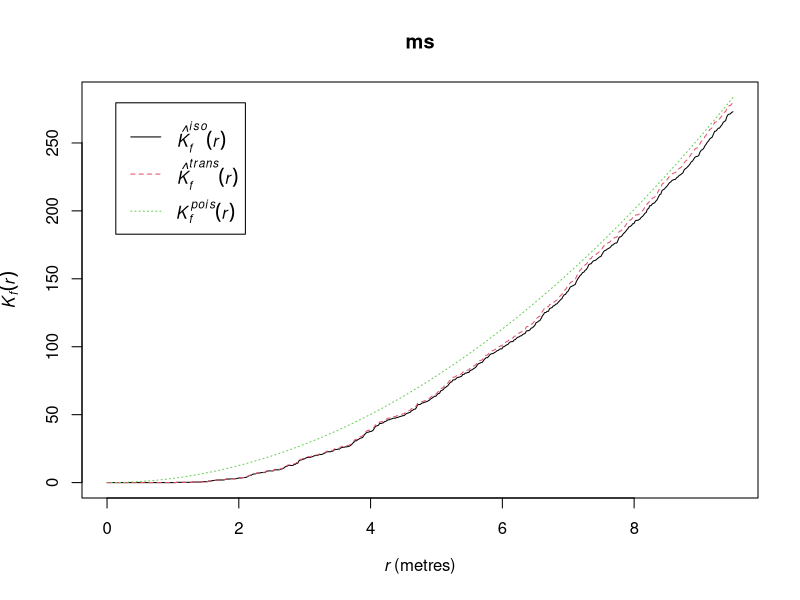
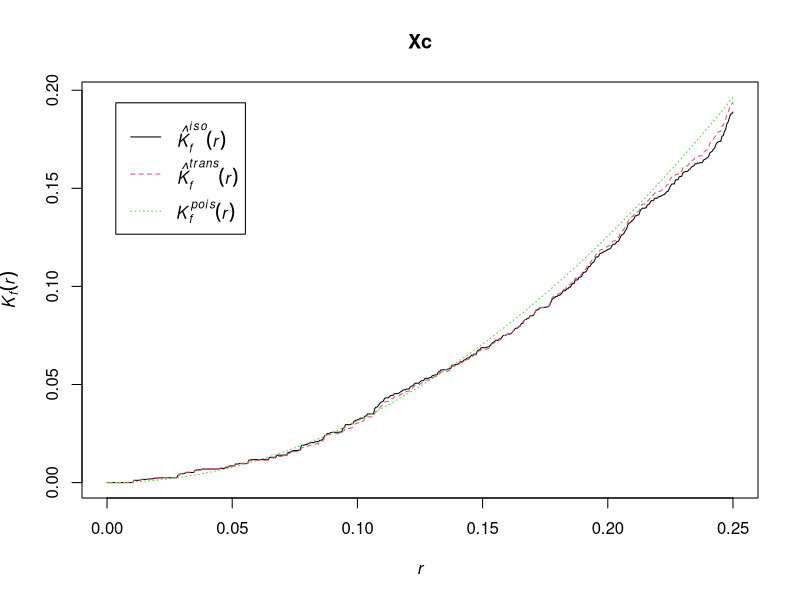
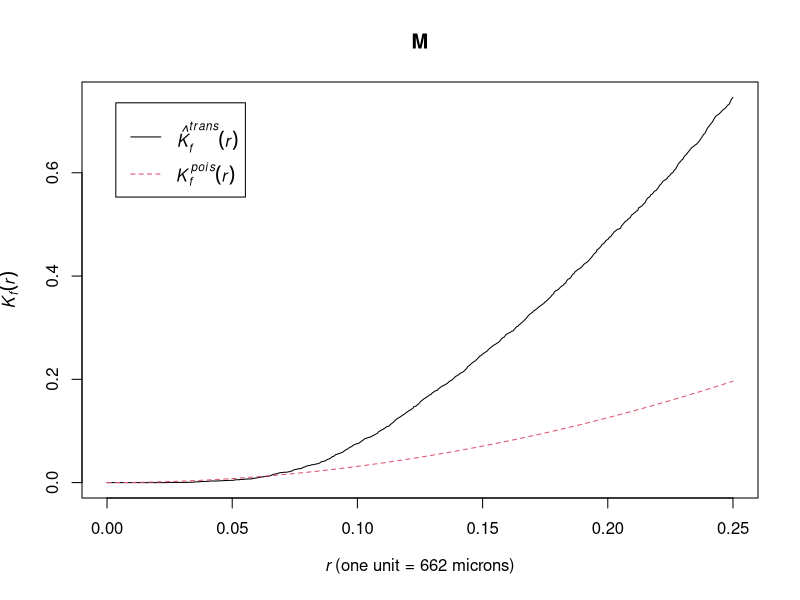

Here is the R script that generated these plots, in order:
library(spatstat)


### Name: Kmark
### Title: Mark-Weighted K Function
### Aliases: Kmark markcorrint
### Keywords: spatial nonparametric

### ** Examples

    # CONTINUOUS-VALUED MARKS:
    # (1) Spruces
    # marks represent tree diameter
    # mark correlation function
    ms <- Kmark(spruces)
    plot(ms)

    # (2) simulated data with independent marks
    X <- rpoispp(100)
    X <- X %mark% runif(npoints(X))
    Xc <- Kmark(X)
    plot(Xc)
    
    # MULTITYPE DATA:
    # Hughes' amacrine data
    # Cells marked as 'on'/'off'
    M <- Kmark(amacrine, function(m1,m2) {m1==m2},
                         correction="translate")
    plot(M)
